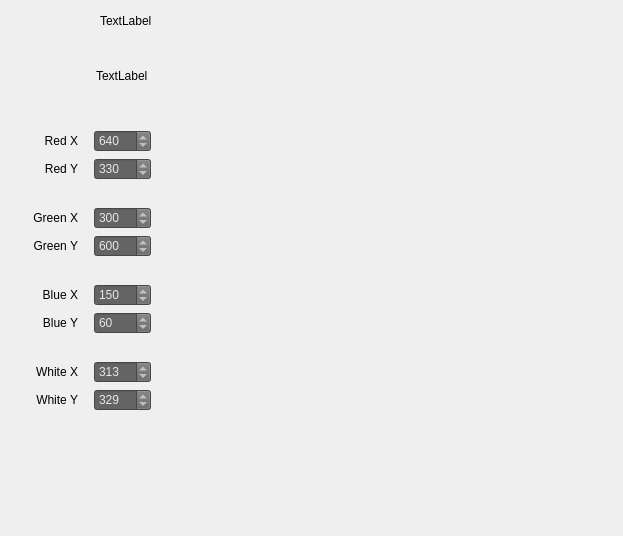
<?xml version="1.0" encoding="UTF-8"?>
<ui version="4.0">
 <class>tabContents</class>
 <widget class="QWidget" name="tabContents">
  <property name="geometry">
   <rect>
    <x>0</x>
    <y>0</y>
    <width>623</width>
    <height>536</height>
   </rect>
  </property>
  <property name="windowTitle">
   <string>Form</string>
  </property>
  <property name="styleSheet">
   <string notr="true">QSpinBox{
	background-color: rgb(100, 100, 100);
	selection-color: rgb(255, 255, 255);
	color: rgb(232, 232, 232);
	selection-background-color: rgb(105, 105, 105);
}

QSpinBox::up-button {
    subcontrol-origin: border;
    subcontrol-position: top right; /* position at the top right corner */

    width: 16px; /* 16 + 2*1px border-width = 15px padding + 3px parent border */
	
	border-image: url(:/Resources/img/spinBoxBorder.png);
    border-width: 1px;
}


QSpinBox::up-button:pressed {
	
	
	border-image: url(:/Resources/img/spinBoxBorderPressed.png);
}

QSpinBox::up-arrow{
	
	
	
	image: url(:/Resources/img/spinBoxArrowUp.png);
	
}

QSpinBox::down-button {
    subcontrol-origin: border;
    subcontrol-position: bottom right; /* position at the top right corner */

    width: 16px; /* 16 + 2*1px border-width = 15px padding + 3px parent border */
	
	
	border-image: url(:/Resources/img/spinBoxBorder.png);
    border-width: 1px;
}

QSpinBox::down-button:pressed {
	
	
	image: url(:/Resources/img/spinBoxBorderPressed.png);
}

QSpinBox::down-arrow{
	
	
	
	
	image: url(:/Resources/img/spinBoxArrowDown.png);
}
</string>
  </property>
  <widget class="QWidget" name="layoutWidget">
   <property name="geometry">
    <rect>
     <x>20</x>
     <y>130</y>
     <width>131</width>
     <height>281</height>
    </rect>
   </property>
   <layout class="QVBoxLayout" name="verticalLayout">
    <item>
     <layout class="QHBoxLayout" name="horizontalLayout">
      <item>
       <widget class="QLabel" name="lblRX">
        <property name="text">
         <string>Red X</string>
        </property>
        <property name="alignment">
         <set>Qt::AlignRight|Qt::AlignTrailing|Qt::AlignVCenter</set>
        </property>
       </widget>
      </item>
      <item>
       <spacer name="horizontalSpacer">
        <property name="orientation">
         <enum>Qt::Horizontal</enum>
        </property>
        <property name="sizeType">
         <enum>QSizePolicy::Fixed</enum>
        </property>
        <property name="sizeHint" stdset="0">
         <size>
          <width>10</width>
          <height>20</height>
         </size>
        </property>
       </spacer>
      </item>
      <item>
       <widget class="QSpinBox" name="spnRX">
        <property name="styleSheet">
         <string notr="true"/>
        </property>
        <property name="accelerated">
         <bool>true</bool>
        </property>
        <property name="maximum">
         <number>900</number>
        </property>
        <property name="stepType">
         <enum>QAbstractSpinBox::DefaultStepType</enum>
        </property>
        <property name="value">
         <number>640</number>
        </property>
       </widget>
      </item>
     </layout>
    </item>
    <item>
     <layout class="QHBoxLayout" name="horizontalLayout_2">
      <item>
       <widget class="QLabel" name="lblRY">
        <property name="text">
         <string>Red Y</string>
        </property>
        <property name="alignment">
         <set>Qt::AlignRight|Qt::AlignTrailing|Qt::AlignVCenter</set>
        </property>
       </widget>
      </item>
      <item>
       <spacer name="horizontalSpacer_2">
        <property name="orientation">
         <enum>Qt::Horizontal</enum>
        </property>
        <property name="sizeType">
         <enum>QSizePolicy::Fixed</enum>
        </property>
        <property name="sizeHint" stdset="0">
         <size>
          <width>10</width>
          <height>20</height>
         </size>
        </property>
       </spacer>
      </item>
      <item>
       <widget class="QSpinBox" name="spnRY">
        <property name="styleSheet">
         <string notr="true"/>
        </property>
        <property name="accelerated">
         <bool>true</bool>
        </property>
        <property name="maximum">
         <number>900</number>
        </property>
        <property name="value">
         <number>330</number>
        </property>
       </widget>
      </item>
     </layout>
    </item>
    <item>
     <spacer name="verticalSpacer">
      <property name="orientation">
       <enum>Qt::Vertical</enum>
      </property>
      <property name="sizeHint" stdset="0">
       <size>
        <width>20</width>
        <height>40</height>
       </size>
      </property>
     </spacer>
    </item>
    <item>
     <layout class="QHBoxLayout" name="horizontalLayout_3">
      <item>
       <widget class="QLabel" name="lblGX">
        <property name="text">
         <string>Green X</string>
        </property>
        <property name="alignment">
         <set>Qt::AlignRight|Qt::AlignTrailing|Qt::AlignVCenter</set>
        </property>
       </widget>
      </item>
      <item>
       <spacer name="horizontalSpacer_3">
        <property name="orientation">
         <enum>Qt::Horizontal</enum>
        </property>
        <property name="sizeType">
         <enum>QSizePolicy::Fixed</enum>
        </property>
        <property name="sizeHint" stdset="0">
         <size>
          <width>10</width>
          <height>20</height>
         </size>
        </property>
       </spacer>
      </item>
      <item>
       <widget class="QSpinBox" name="spnGX">
        <property name="accelerated">
         <bool>true</bool>
        </property>
        <property name="maximum">
         <number>900</number>
        </property>
        <property name="value">
         <number>300</number>
        </property>
       </widget>
      </item>
     </layout>
    </item>
    <item>
     <layout class="QHBoxLayout" name="horizontalLayout_4">
      <item>
       <widget class="QLabel" name="lblGY">
        <property name="text">
         <string>Green Y</string>
        </property>
        <property name="alignment">
         <set>Qt::AlignRight|Qt::AlignTrailing|Qt::AlignVCenter</set>
        </property>
       </widget>
      </item>
      <item>
       <spacer name="horizontalSpacer_4">
        <property name="orientation">
         <enum>Qt::Horizontal</enum>
        </property>
        <property name="sizeType">
         <enum>QSizePolicy::Fixed</enum>
        </property>
        <property name="sizeHint" stdset="0">
         <size>
          <width>10</width>
          <height>20</height>
         </size>
        </property>
       </spacer>
      </item>
      <item>
       <widget class="QSpinBox" name="spnGY">
        <property name="accelerated">
         <bool>true</bool>
        </property>
        <property name="maximum">
         <number>900</number>
        </property>
        <property name="value">
         <number>600</number>
        </property>
       </widget>
      </item>
     </layout>
    </item>
    <item>
     <spacer name="verticalSpacer_2">
      <property name="orientation">
       <enum>Qt::Vertical</enum>
      </property>
      <property name="sizeHint" stdset="0">
       <size>
        <width>20</width>
        <height>40</height>
       </size>
      </property>
     </spacer>
    </item>
    <item>
     <layout class="QHBoxLayout" name="horizontalLayout_5">
      <item>
       <widget class="QLabel" name="lblBX">
        <property name="text">
         <string>Blue X</string>
        </property>
        <property name="alignment">
         <set>Qt::AlignRight|Qt::AlignTrailing|Qt::AlignVCenter</set>
        </property>
       </widget>
      </item>
      <item>
       <spacer name="horizontalSpacer_5">
        <property name="orientation">
         <enum>Qt::Horizontal</enum>
        </property>
        <property name="sizeType">
         <enum>QSizePolicy::Fixed</enum>
        </property>
        <property name="sizeHint" stdset="0">
         <size>
          <width>10</width>
          <height>20</height>
         </size>
        </property>
       </spacer>
      </item>
      <item>
       <widget class="QSpinBox" name="spnBX">
        <property name="accelerated">
         <bool>true</bool>
        </property>
        <property name="maximum">
         <number>900</number>
        </property>
        <property name="value">
         <number>150</number>
        </property>
       </widget>
      </item>
     </layout>
    </item>
    <item>
     <layout class="QHBoxLayout" name="horizontalLayout_6">
      <item>
       <widget class="QLabel" name="lblBY">
        <property name="text">
         <string>Blue Y</string>
        </property>
        <property name="alignment">
         <set>Qt::AlignRight|Qt::AlignTrailing|Qt::AlignVCenter</set>
        </property>
       </widget>
      </item>
      <item>
       <spacer name="horizontalSpacer_6">
        <property name="orientation">
         <enum>Qt::Horizontal</enum>
        </property>
        <property name="sizeType">
         <enum>QSizePolicy::Fixed</enum>
        </property>
        <property name="sizeHint" stdset="0">
         <size>
          <width>10</width>
          <height>20</height>
         </size>
        </property>
       </spacer>
      </item>
      <item>
       <widget class="QSpinBox" name="spnBY">
        <property name="accelerated">
         <bool>true</bool>
        </property>
        <property name="maximum">
         <number>900</number>
        </property>
        <property name="value">
         <number>60</number>
        </property>
       </widget>
      </item>
     </layout>
    </item>
    <item>
     <spacer name="verticalSpacer_3">
      <property name="orientation">
       <enum>Qt::Vertical</enum>
      </property>
      <property name="sizeHint" stdset="0">
       <size>
        <width>20</width>
        <height>40</height>
       </size>
      </property>
     </spacer>
    </item>
    <item>
     <layout class="QHBoxLayout" name="horizontalLayout_7">
      <item>
       <widget class="QLabel" name="lblWX">
        <property name="text">
         <string>White X</string>
        </property>
        <property name="alignment">
         <set>Qt::AlignRight|Qt::AlignTrailing|Qt::AlignVCenter</set>
        </property>
       </widget>
      </item>
      <item>
       <spacer name="horizontalSpacer_7">
        <property name="orientation">
         <enum>Qt::Horizontal</enum>
        </property>
        <property name="sizeType">
         <enum>QSizePolicy::Fixed</enum>
        </property>
        <property name="sizeHint" stdset="0">
         <size>
          <width>10</width>
          <height>20</height>
         </size>
        </property>
       </spacer>
      </item>
      <item>
       <widget class="QSpinBox" name="spnWX">
        <property name="accelerated">
         <bool>true</bool>
        </property>
        <property name="maximum">
         <number>900</number>
        </property>
        <property name="value">
         <number>313</number>
        </property>
       </widget>
      </item>
     </layout>
    </item>
    <item>
     <layout class="QHBoxLayout" name="horizontalLayout_8">
      <item>
       <widget class="QLabel" name="lblWY">
        <property name="text">
         <string>White Y</string>
        </property>
        <property name="alignment">
         <set>Qt::AlignRight|Qt::AlignTrailing|Qt::AlignVCenter</set>
        </property>
       </widget>
      </item>
      <item>
       <spacer name="horizontalSpacer_8">
        <property name="orientation">
         <enum>Qt::Horizontal</enum>
        </property>
        <property name="sizeType">
         <enum>QSizePolicy::Fixed</enum>
        </property>
        <property name="sizeHint" stdset="0">
         <size>
          <width>10</width>
          <height>20</height>
         </size>
        </property>
       </spacer>
      </item>
      <item>
       <widget class="QSpinBox" name="spnWY">
        <property name="accelerated">
         <bool>true</bool>
        </property>
        <property name="maximum">
         <number>900</number>
        </property>
        <property name="value">
         <number>329</number>
        </property>
       </widget>
      </item>
     </layout>
    </item>
   </layout>
  </widget>
  <widget class="QLabel" name="lblIndex">
   <property name="geometry">
    <rect>
     <x>96</x>
     <y>60</y>
     <width>71</width>
     <height>31</height>
    </rect>
   </property>
   <property name="text">
    <string>TextLabel</string>
   </property>
  </widget>
  <widget class="QLabel" name="lblName">
   <property name="geometry">
    <rect>
     <x>100</x>
     <y>10</y>
     <width>71</width>
     <height>21</height>
    </rect>
   </property>
   <property name="text">
    <string>TextLabel</string>
   </property>
  </widget>
 </widget>
 <resources/>
 <connections/>
</ui>
